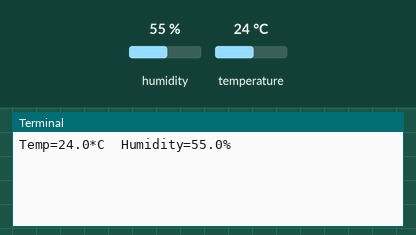
Bench run of a program on a simulated Raspberry Pi (BCM pin numbers). Shown: the last lines printed to the terminal. The inputs (shaded band) are chosen by the test bench; at power-on: humidity 55 %, temperature 24 °C.

Above: at 1.2 s.
1.3 s: humidity set to 22 %
At 3.8 s:
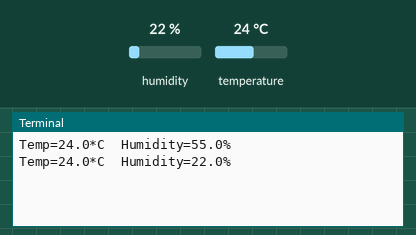
4.7 s: temperature set to 12 °C
At 6.6 s:
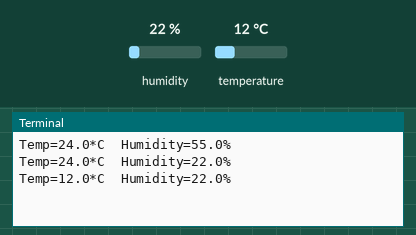
8.1 s: humidity set to 40 %
At 9.5 s:
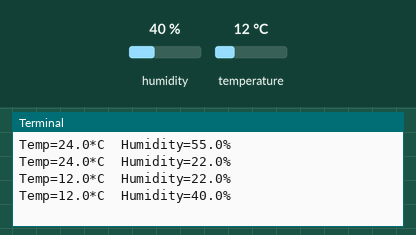
Timing chart, 0 to 11.1 s (numbered marks = the images above; inputs shaded):
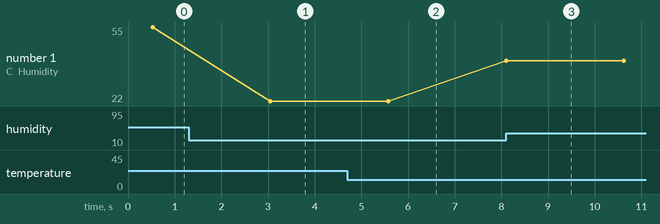

The program:

DHT22.py
```python
import Adafruit_DHT
from sys import exit
from time import sleep

DHT_SENSOR = Adafruit_DHT.DHT22
DHT_PIN = 27

while True:
    try:
        humidity, temperature = Adafruit_DHT.read_retry(DHT_SENSOR, DHT_PIN)
        if humidity is not None and temperature is not None:
            print("Temp={0:0.1f}*C  Humidity={1:0.1f}%".format(temperature, humidity))
        else:
            print("Failed to retrieve data from humidity sensor")
        sleep(2)
    except KeyboardInterrupt:
        print("Quit")
        exit()
```

Measured:
- after the input at 1.3 s, the terminal: prints a new line after 1.8 s (image 1)
- after the input at 4.7 s, the terminal: prints a new line after 0.88 s (image 2)
- after the input at 8.1 s, the terminal: prints a new line at once (image 3)
- plotted number 1: 55 → 22 after the input at 1.3 s, 22 → 40 after the input at 8.1 s
